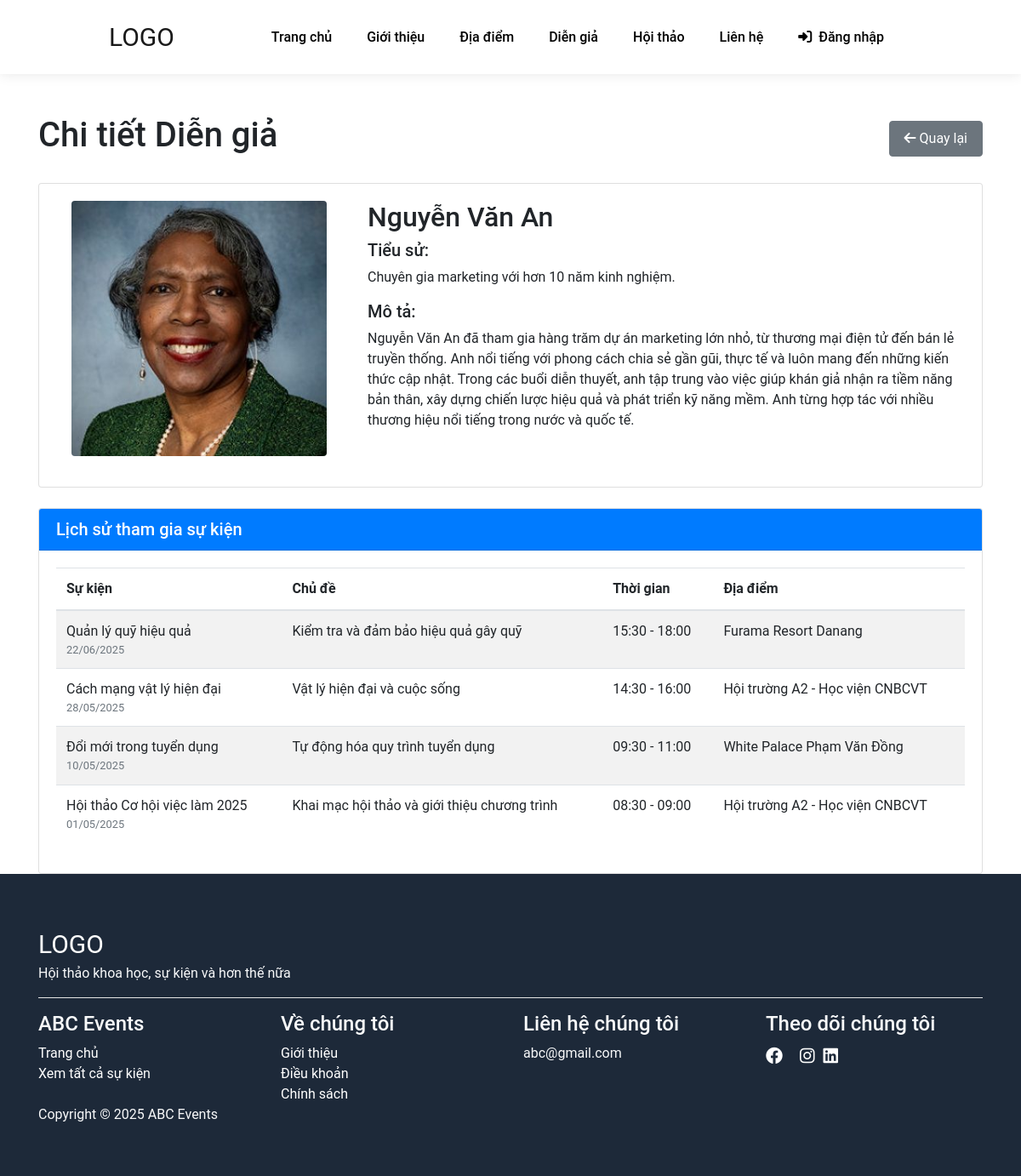
/layouts/speaker_view.php?id=1, run on the app's committed database.
### tables this page shows
CREATE TABLE speakers (
    speaker_id INT PRIMARY KEY AUTO_INCREMENT,
    full_name VARCHAR(100) NOT NULL,
    bio TEXT,
    description TEXT,
    photo TEXT
);

CREATE TABLE agenda (
    agenda_id INT PRIMARY KEY AUTO_INCREMENT,
    seminar_id INT,
    speaker_id INT,
    title VARCHAR(200) NOT NULL,
    start_time DATETIME NOT NULL,
    end_time DATETIME NOT NULL,
    description TEXT,
    FOREIGN KEY (seminar_id) REFERENCES seminars(seminar_id),
    FOREIGN KEY (speaker_id) REFERENCES speakers(speaker_id)
);

CREATE TABLE seminars (
    seminar_id INT PRIMARY KEY AUTO_INCREMENT,
    topic VARCHAR(200) NOT NULL,
    content TEXT NOT NULL,
    start_time DATETIME NOT NULL,
    end_time DATETIME NOT NULL,
    location_id INT,
    max_participants INT,
    category VARCHAR(100) NOT NULL,
    FOREIGN KEY (location_id) REFERENCES locations(location_id)
);

CREATE TABLE locations (
    location_id INT PRIMARY KEY AUTO_INCREMENT,
    name VARCHAR(100) NOT NULL,
    address TEXT,
    photo TEXT
);

### layouts/speaker_view.php (the view, shortened to what this page needs)
<?php
require_once '../config.php';
$speakerId = (int)$_GET['id'];
$stmt = $conn->prepare("SELECT * FROM speakers WHERE speaker_id = :speaker_id");
$stmt->bindParam(':speaker_id', $speakerId, PDO::PARAM_INT);
$stmt->execute();
$speaker = $stmt->fetch(PDO::FETCH_ASSOC);
$agendaStmt = $conn->prepare("
    SELECT a.*, e.topic as event_name, e.start_time as seminar_start, e.end_time as seminar_end,
           l.name as location_name
    FROM agenda a
    JOIN seminars e ON a.seminar_id = e.seminar_id
    LEFT JOIN locations l ON e.location_id = l.location_id
    WHERE a.speaker_id = :speaker_id
    ORDER BY e.start_time DESC, a.start_time ASC
  ");
$agendaStmt->bindParam(':speaker_id', $speakerId, PDO::PARAM_INT);
$agendaStmt->execute();
$agendaItems = $agendaStmt->fetchAll(PDO::FETCH_ASSOC);
?>
<!DOCTYPE html>
<html lang="en">
<head>
  <link rel="stylesheet" href="https://cdn.jsdelivr.net/npm/bootstrap@4.1.3/dist/css/bootstrap.min.css">
  <link rel="stylesheet" href="../assets/css/style.css">
  <link rel="stylesheet" href="https://cdnjs.cloudflare.com/ajax/libs/font-awesome/6.4.0/css/all.min.css">
</head>
<body>
  <?php include '../layouts/header.php'; ?>
  <div class="container mt-5">
    <div class="d-flex justify-content-between align-items-center mb-4">
      <h1>Chi tiết Diễn giả</h1>
      <a href="./speakers.php" class="btn btn-secondary">
        <i class="fas fa-arrow-left"></i> Quay lại
      </a>
    </div>
    <?php if (isset($errorMessage)): ?>
      <div class="alert alert-danger">
        <?php echo $errorMessage; ?>
      </div>
    <?php elseif (isset($speaker)): ?>
      <div class="card mb-4">
        <div class="card-body">
          <div class="row">
            <div class="col-md-4 text-center">
              <?php if (!empty($speaker['photo']) && file_exists("../assets/images/" . $speaker['photo'])): ?>
                <img src="../assets/images/<?php echo htmlspecialchars($speaker['photo']); ?>"
                  alt="<?php echo htmlspecialchars($speaker['full_name']); ?>"
                  class="img-fluid rounded mb-3" style="max-height: 300px;">
              <?php else: ?>
                <img src="../assets/images/default-speaker.jpg"
                  alt="Default speaker image"
                  class="img-fluid rounded mb-3" style="max-height: 300px;">
              <?php endif; ?>
            </div>
            <div class="col-md-8">
              <h2><?php echo htmlspecialchars($speaker['full_name']); ?></h2>
              <div class="mb-3">
                <h5>Tiểu sử:</h5>
                <p><?php echo !empty($speaker['bio']) ? nl2br(htmlspecialchars($speaker['bio'])) : 'Chưa cập nhật'; ?></p>
              </div>
              <div class="mb-3">
                <h5>Mô tả:</h5>
                <p><?php echo !empty($speaker['description']) ? nl2br(htmlspecialchars($speaker['description'])) : 'Chưa cập nhật'; ?></p>
              </div>
            </div>
          </div>
        </div>
      </div>
      <div class="card">
        <div class="card-header bg-primary text-white">
          <h5 class="mb-0">Lịch sử tham gia sự kiện</h5>
        </div>
        <div class="card-body">
          <?php if (isset($agendaItems) && !empty($agendaItems)): ?>
            <div class="table-responsive">
              <table class="table table-striped">
                <thead>
                  <tr>
                    <th>Sự kiện</th>
                    <th>Chủ đề</th>
                    <th>Thời gian</th>
                    <th>Địa điểm</th>
                  </tr>
                </thead>
                <tbody>
                <tbody>
                  <?php foreach ($agendaItems as $item): ?>
                    <tr>
                      <td>
                        <div>
                          <?php echo htmlspecialchars($item['event_name']); ?>
                        </div>
                        <div class="small text-muted">
                          <?php
                          echo date('d/m/Y', strtotime($item['seminar_start']));
                          ?>
                        </div>
                      </td>
                      <td><?php echo htmlspecialchars($item['title']); ?></td>
                      <td>
                        <?php
                        echo date('H:i', strtotime($item['start_time'])) . ' - ';
                        echo date('H:i', strtotime($item['end_time']));
                        ?>
                      </td>
                      <td>
                        <?php echo !empty($item['location_name']) ? htmlspecialchars($item['location_name']) : '<span class="text-muted">Chưa cập nhật</span>'; ?>
                      </td>
                    </tr>
                  <?php endforeach; ?>
                </tbody>
              </table>
            </div>
          <?php else: ?>
            <p class="text-muted">Diễn giả này chưa tham gia sự kiện nào.</p>
          <?php endif; ?>
        </div>
      </div>
    <?php endif; ?>
  </div>
  <?php include '../layouts/footer.php'; ?>
</body>
</html>

### assets/css/style.css (style rules this page uses)
:root { --primary: #ffffff; --secondary: #1d2939; --upcoming: #008739; --date: #8d8d8d; --hover: #007bff; --font: "Roboto", sans-serif; }
body { font-family: var(--font); }
a { text-decoration: none; color: black; }
a.btn { padding: 8px 17px; }

### data on the page
speakers: photo (picture), full_name "Nguyễn Văn An", bio "Chuyên gia marketing với hơn 10 năm kinh nghiệm.", description "Nguyễn Văn An đã tham gia hàng trăm dự án marketing lớn nhỏ, từ thương mại điện tử đến bán lẻ truyền thống. Anh nổi tiếng với phong cách chia sẻ gần gũi, thực tế và luôn mang đến những kiến thức cập nhật. Trong các buổi diễn thuyết, anh tập trung vào việc giúp khán giả nhận ra tiềm năng bản thân, xây dựng chiến lược hiệu quả và phát triển kỹ năng mềm. Anh từng hợp tác với nhiều thương hiệu nổi tiếng trong nước và quốc tế."
agenda: seminar.topic "Quản lý quỹ hiệu quả", seminar.start_time "22/06/2025", title "Kiểm tra và đảm bảo hiệu quả gây quỹ", start_time "15:30", end_time "18:00", locations.name "Furama Resort Danang"
agenda: seminar.topic "Cách mạng vật lý hiện đại", seminar.start_time "28/05/2025", title "Vật lý hiện đại và cuộc sống", start_time "14:30", end_time "16:00", locations.name "Hội trường A2 - Học viện CNBCVT"
agenda: seminar.topic "Đổi mới trong tuyển dụng", seminar.start_time "10/05/2025", title "Tự động hóa quy trình tuyển dụng", start_time "09:30", end_time "11:00", locations.name "White Palace Phạm Văn Đồng"
agenda: seminar.topic "Hội thảo Cơ hội việc làm 2025", seminar.start_time "01/05/2025", title "Khai mạc hội thảo và giới thiệu chương trình", start_time "08:30", end_time "09:00", locations.name "Hội trường A2 - Học viện CNBCVT"
